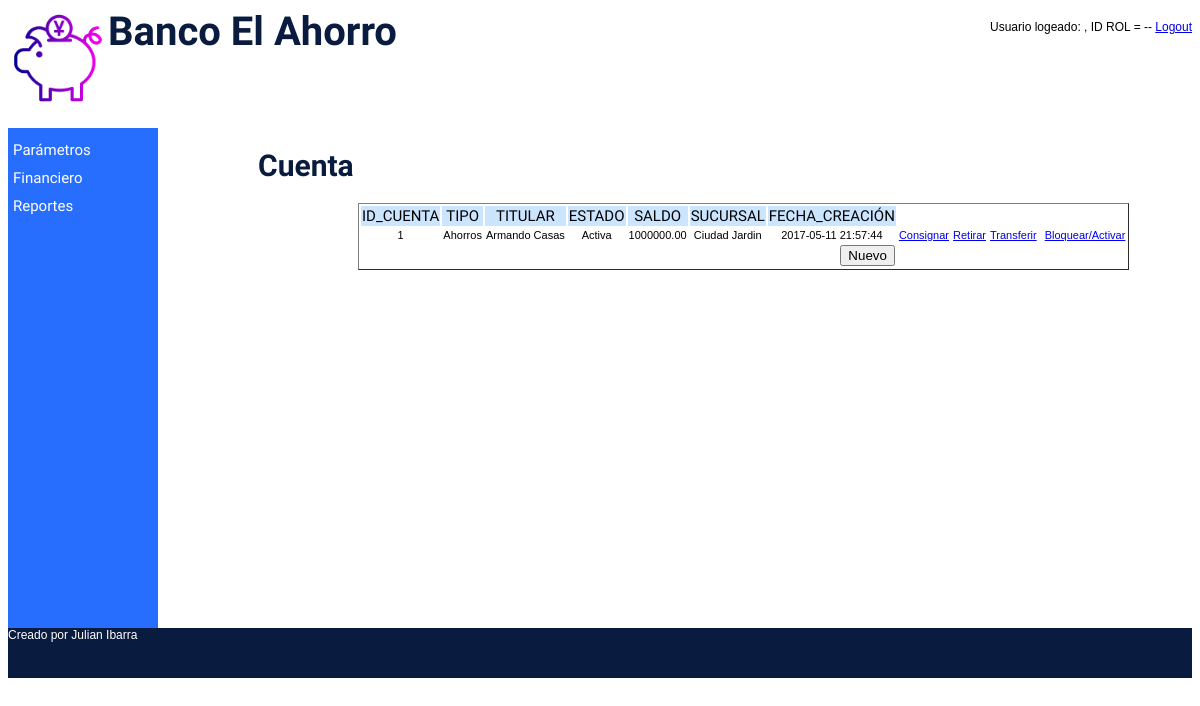
/index.php?sel=P1, run on the app's committed database.
### tables this page shows
CREATE TABLE cuenta(
id_cuenta int(4) PRIMARY KEY AUTO_INCREMENT NOT NULL,
tipo varchar(2) NOT NULL,
fecha_crea timestamp DEFAULT current_timestamp,
saldo double(10,2),
estado varchar(2) NOT NULL,
documento int(15) NOT NULL,
id_sucursal int(4) NOT NULL
);

CREATE TABLE cliente(
documento int(15) PRIMARY KEY NOT NULL,
nombre varchar(50) NOT NULL,
email varchar(50) NOT NULL,
direccion varchar(30) NOT NULL,
telefono varchar(15) NOT NULL
);

CREATE TABLE sucursal(
id_sucursal int(4) PRIMARY KEY AUTO_INCREMENT NOT NULL ,
nombre varchar(50) NOT NULL,
direccion varchar(30) NOT NULL,
telefono varchar(15) NOT NULL,
ciudad varchar(50) NOT NULL
);

### lib/config.php (called while the page is built)
<?php
    $CFG_HOST = "localhost";
    $CFG_USER = "root";
    $CFG_DBPWD = "root";
    $CFG_DBASE = "banco";
?>

### lib/cuenta.php (called while the page is built, shortened)
<?php
class Cuenta {
    var $con;
    function Cuenta( ) {
        $this->con = new MySql();
    }
  function listar( ) {
      $this->con->conectarse();
      $this->con->sql = "SELECT c.id_cuenta, c.tipo, c.saldo, c.id_sucursal, c.fecha_crea, c.estado, c.documento,  ".
                "p.nombre as person, s.nombre ".
                "FROM cuenta c , cliente p , sucursal s  WHERE c.documento = p.documento  and c.id_sucursal = s.id_sucursal ORDER BY c.id_cuenta";
      $this->con->consultar();
      $this->lista = $this->con->rtaSql;
      $this->con->desconectarse();
   }
}
?>

### lib/mysql_lib.php (called while the page is built, shortened)
<?php
class Mysql {
 var $sql;
 function Mysql () {
    $this->sql = "";
    }
 function consultar() {
    $this->rtaSql = mysql_query($this->sql);
    }
}
?>

### cuenta/cuenta_listar.php (the view, shortened to what this page needs)
<!DOCTYPE html>
<html lang="es">
<head>
	<link rel="stylesheet" type="text/css" href="estilos.css">
</head>
<body>
    <h1>Cuenta</h1>
	<form name="index" action="index.php?sel=P2">
        <table border="1" class="tabla">
            <tr class="titulo">
            <td>ID_CUENTA</td><td>TIPO</td><td>TITULAR</td><td>ESTADO</td><td>SALDO</td><td>SUCURSAL</td><td>FECHA_CREACIÓN</td>
            </tr>
            <?php
                include("lib/config.php");
                include("lib/mysql_lib.php");
                include("lib/cuenta.php");
                $c = new Cuenta();
                $c->listar();
                $result = $c->lista;
                while ($row = mysql_fetch_array($result)) {
                    switch ($row['tipo']) {
                        case 'A':
                            $tipo = "Ahorros";
                            break;
                    }
                    switch ($row['estado']) {
                        case 'A':
                            $estado = "Activa";
                            break;
                    }
                    print "<tr>";
                    print "<td>".$row['id_cuenta']."</td>";
                    print "<td>".$tipo."</td>";
                    print "<td>".$row['person']."</td>";
                    print "<td>".$estado."</td>";
                    print "<td>".$row['saldo']."</td>";
                    print "<td>".$row['nombre']."</td>";
                    print "<td>".$row['fecha_crea']."</td>";
                    if ($estado !== "Bloqueada" ){
                    print "<td><a href='index.php?sel=P9&"."id_cuenta=".$row['id_cuenta']."'>Consignar</a></td>";
                    print "<td><a href='index.php?sel=P10&"."id_cuenta=".$row['id_cuenta']."'>Retirar</a></td>";
                    print "<td><a href='index.php?sel=P11&"."id_cuenta=".$row['id_cuenta']."'>Transferir</a></td>";
                        if ($tipo == "Corriente"){
                        print "<td><a href='index.php?sel=P12&"."id_cuenta=".$row['id_cuenta']."'>Sobregirar</a></td>";
                        }
                        else{
                            print "<td></td>";
                        }
                    }
                    else{
                        print "<td></td>";
                        print "<td></td>";
                        print "<td></td>";
                        print "<td></td>";
                    }
                    print "<td><a href='index.php?sel=P7&"."id_cuenta=".$row['id_cuenta']."'>Bloquear/Activar</a></td>";
                    print "</tr>";
                    }
            ?>
            <tr><td colspan="7"><input name="btnInsertar" type="button" class="botonNuevo" onclick="javascript:window.location='index.php?sel=P2';" value="Nuevo"></td></tr>
        </table>
        </form>
</body>
</html>

### estilos.css (style rules this page uses)
body { font-size: 12px; font-family:Arial; }

### cuenta/cuenta_listar.php (style rules this page uses)
.titulo td { font-family: 'Lalezar', Arial; font-size: 15px; background: #CCE5FF; text-align: center; }
td { font-family: Arial; font-size: 11px; text-align: center; }
.botonNuevo { float: right; }
.tabla tr,td { border-collapse: separate; border-spacing: 3px; border-style: none; }
form { padding-left:200px; }
h1 { padding-left: 100px; font-family: 'Lalezar', Arial; color:#0A1B40; font-size: 30px; }

### data on the page
cuenta: id_cuenta "1", tipo "Ahorros", cliente.nombre "Armando Casas", estado "Activa", saldo "1000000.00", id_sucursal.nombre "Ciudad Jardin", fecha_crea "2017-05-11 21:57:44"
